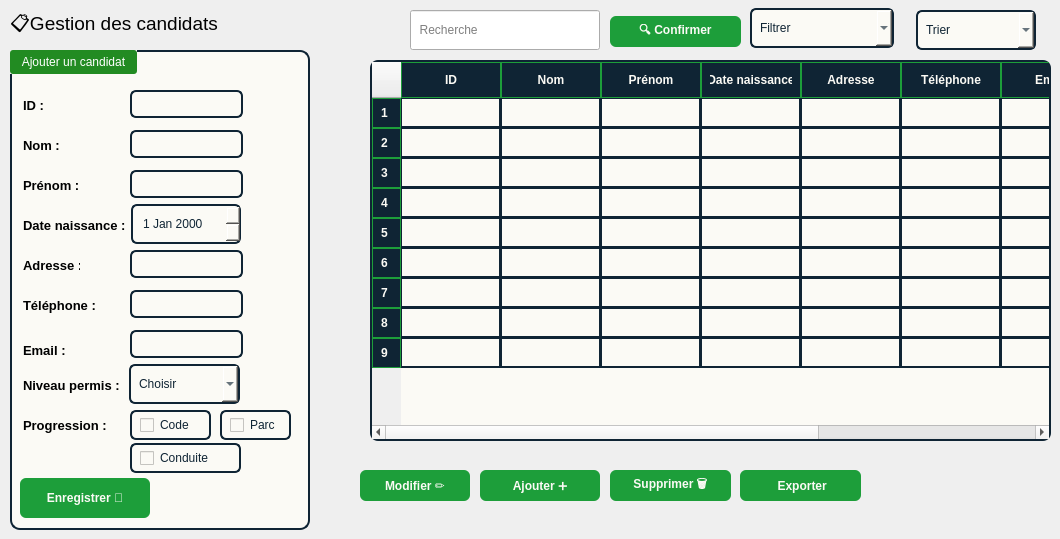
       <widget class="QWidget" name="tab_5">
        <attribute name="title">
         <string>Ajout</string>
        </attribute>
        <widget class="QPushButton" name="ajouter_c">
         <property name="geometry">
          <rect>
           <x>480</x>
           <y>470</y>
           <width>120</width>
           <height>31</height>
          </rect>
         </property>
         <property name="styleSheet">
          <string notr="true">#ajouter_c {
    background-color: #1D9E3A;
    color: #FBFAF5;
    border: none;
    border-radius: 6px;
    padding: 8px 18px;
    font-weight: bold;
}

#ajouter_c:hover {
    background-color: #30AA2C;
}

#ajouter_c:pressed {
    background-color: #239539;
}
</string>
         </property>
         <property name="text">
          <string>Ajouter ➕</string>
         </property>
        </widget>
        <widget class="QPushButton" name="conf_rech_c">
         <property name="geometry">
          <rect>
           <x>610</x>
           <y>16</y>
           <width>131</width>
           <height>31</height>
          </rect>
         </property>
         <property name="styleSheet">
          <string notr="true">#conf_rech_c {
    background-color: #1D9E3A;
    color: #FBFAF5;
    border: none;
    border-radius: 6px;
    padding: 8px 18px;
    font-weight: bold;
}

#conf_rech_c:hover {
    background-color: #30AA2C;
}

#conf_rech_c:pressed {
    background-color: #239539;
}
</string>
         </property>
         <property name="text">
          <string>🔍 Confirmer</string>
         </property>
        </widget>
        <widget class="QLabel" name="label_23">
         <property name="geometry">
          <rect>
           <x>10</x>
           <y>10</y>
           <width>301</width>
           <height>31</height>
          </rect>
         </property>
         <property name="font">
          <font>
           <pointsize>14</pointsize>
          </font>
         </property>
         <property name="styleSheet">
          <string notr="true">color: rgb(0, 0, 0);</string>
         </property>
         <property name="text">
          <string>📋Gestion des candidats</string>
         </property>
        </widget>
        <widget class="QGroupBox" name="groupBoxc">
         <property name="geometry">
          <rect>
           <x>10</x>
           <y>50</y>
           <width>300</width>
           <height>480</height>
          </rect>
         </property>
         <property name="styleSheet">
          <string notr="true">#groupBoxc {
    border: 2px solid #0F2434;
    border-radius: 10px;
    padding: 12px;
    background-color: #FBFAF5;
    box-shadow: 2px 2px 6px rgba(0,0,0,0.25);
}
#groupBoxc::title {
    subcontrol-origin: margin;
    subcontrol-position: top left;
    background-color: #228B22;
    color: white;
    padding: 5px 10px;
    border-radius: 3px;
}</string>
         </property>
         <property name="title">
          <string>Ajouter un candidat</string>
         </property>
         <widget class="QLabel" name="label_14">
          <property name="geometry">
           <rect>
            <x>10</x>
            <y>40</y>
            <width>30</width>
            <height>30</height>
           </rect>
          </property>
          <property name="styleSheet">
           <string notr="true">QLabel {
    font-weight: bold;

    padding: 6px 0px;
	color: rgb(0, 0, 0);
    font-size: 13px;
}

QLabel#titleLabel {
    font-size: 18px;
    color: #3498db;
    font-weight: bold;
    padding: 10px;
    background-color: rgba(236, 240, 241, 0.1);
    border-radius: 8px;
}</string>
          </property>
          <property name="text">
           <string>ID :</string>
          </property>
         </widget>
         <widget class="QLineEdit" name="id_c">
          <property name="geometry">
           <rect>
            <x>120</x>
            <y>40</y>
            <width>113</width>
            <height>28</height>
           </rect>
          </property>
          <property name="styleSheet">
           <string notr="true">#id_c {
    border: 2px solid #0F2434;
    border-radius: 6px;
    padding: 6px 10px;
    background-color: #FBFAF5;
    selection-background-color: #1D9E3A;
    selection-color: #FBFAF5;
}

#id_c:focus {
    border: 2px solid #1D9E3A;
}</string>
          </property>
         </widget>
         <widget class="QLabel" name="label_15">
          <property name="geometry">
           <rect>
            <x>10</x>
            <y>80</y>
            <width>40</width>
            <height>30</height>
           </rect>
          </property>
          <property name="styleSheet">
           <string notr="true">QLabel {
    font-weight: bold;

    padding: 6px 0px;
	color: rgb(0, 0, 0);
    font-size: 13px;
}

QLabel#titleLabel {
    font-size: 18px;
    color: #3498db;
    font-weight: bold;
    padding: 10px;
    background-color: rgba(236, 240, 241, 0.1);
    border-radius: 8px;
}</string>
          </property>
          <property name="text">
           <string>Nom :</string>
          </property>
         </widget>
         <widget class="QLineEdit" name="nom_c">
          <property name="geometry">
           <rect>
            <x>120</x>
            <y>80</y>
            <width>113</width>
            <height>28</height>
           </rect>
          </property>
          <property name="styleSheet">
           <string notr="true">#nom_c {
    border: 2px solid #0F2434;
    border-radius: 6px;
    padding: 6px 10px;
    background-color: #FBFAF5;
    selection-background-color: #1D9E3A;
    selection-color: #FBFAF5;
}

#nom_c:focus {
    border: 2px solid #1D9E3A;
}</string>
          </property>
         </widget>
         <widget class="QLabel" name="label_16">
          <property name="geometry">
           <rect>
            <x>10</x>
            <y>120</y>
            <width>60</width>
            <height>30</height>
           </rect>
          </property>
          <property name="styleSheet">
           <string notr="true">QLabel {
    font-weight: bold;

    padding: 6px 0px;
	color: rgb(0, 0, 0);
    font-size: 13px;
}

QLabel#titleLabel {
    font-size: 18px;
    color: #3498db;
    font-weight: bold;
    padding: 10px;
    background-color: rgba(236, 240, 241, 0.1);
    border-radius: 8px;
}</string>
          </property>
          <property name="text">
           <string>Prénom :</string>
          </property>
         </widget>
         <widget class="QLabel" name="label_17">
          <property name="geometry">
           <rect>
            <x>10</x>
            <y>160</y>
            <width>110</width>
            <height>30</height>
           </rect>
          </property>
          <property name="styleSheet">
           <string notr="true">QLabel {
    font-weight: bold;

    padding: 6px 0px;
	color: rgb(0, 0, 0);
    font-size: 13px;
}

QLabel#titleLabel {
    font-size: 18px;
    color: #3498db;
    font-weight: bold;
    padding: 10px;
    background-color: rgba(236, 240, 241, 0.1);
    border-radius: 8px;
}</string>
          </property>
          <property name="text">
           <string>Date naissance :</string>
          </property>
         </widget>
         <widget class="QLabel" name="label_18">
          <property name="geometry">
           <rect>
            <x>10</x>
            <y>200</y>
            <width>60</width>
            <height>30</height>
           </rect>
          </property>
          <property name="styleSheet">
           <string notr="true">QLabel {
    font-weight: bold;

    padding: 6px 0px;
	color: rgb(0, 0, 0);
    font-size: 13px;
}

QLabel#titleLabel {
    font-size: 18px;
    color: #3498db;
    font-weight: bold;
    padding: 10px;
    background-color: rgba(236, 240, 241, 0.1);
    border-radius: 8px;
}</string>
          </property>
          <property name="text">
           <string>Adresse :</string>
          </property>
         </widget>
         <widget class="QLabel" name="label_19">
          <property name="geometry">
           <rect>
            <x>10</x>
            <y>240</y>
            <width>100</width>
            <height>30</height>
           </rect>
          </property>
          <property name="styleSheet">
           <string notr="true">QLabel {
    font-weight: bold;

    padding: 6px 0px;
	color: rgb(0, 0, 0);
    font-size: 13px;
}

QLabel#titleLabel {
    font-size: 18px;
    color: #3498db;
    font-weight: bold;
    padding: 10px;
    background-color: rgba(236, 240, 241, 0.1);
    border-radius: 8px;
}</string>
          </property>
          <property name="text">
           <string>Téléphone :</string>
          </property>
         </widget>
         <widget class="QLabel" name="label_20">
          <property name="geometry">
           <rect>
            <x>10</x>
            <y>285</y>
            <width>100</width>
            <height>30</height>
           </rect>
          </property>
          <property name="styleSheet">
           <string notr="true">QLabel {
    font-weight: bold;

    padding: 6px 0px;
	color: rgb(0, 0, 0);
    font-size: 13px;
}

QLabel#titleLabel {
    font-size: 18px;
    color: #3498db;
    font-weight: bold;
    padding: 10px;
    background-color: rgba(236, 240, 241, 0.1);
    border-radius: 8px;
}</string>
          </property>
          <property name="text">
           <string>Email :</string>
          </property>
         </widget>
         <widget class="QLabel" name="label_21">
          <property name="geometry">
           <rect>
            <x>10</x>
            <y>320</y>
            <width>110</width>
            <height>30</height>
           </rect>
          </property>
          <property name="styleSheet">
           <string notr="true">QLabel {
    font-weight: bold;

    padding: 6px 0px;
	color: rgb(0, 0, 0);
    font-size: 13px;
}

QLabel#titleLabel {
    font-size: 18px;
    color: #3498db;
    font-weight: bold;
    padding: 10px;
    background-color: rgba(236, 240, 241, 0.1);
    border-radius: 8px;
}</string>
          </property>
          <property name="text">
           <string>Niveau permis :</string>
          </property>
         </widget>
         <widget class="QLabel" name="label_22">
          <property name="geometry">
           <rect>
            <x>10</x>
            <y>360</y>
            <width>100</width>
            <height>30</height>
           </rect>
          </property>
          <property name="styleSheet">
           <string notr="true">QLabel {
    font-weight: bold;

    padding: 6px 0px;
	color: rgb(0, 0, 0);
    font-size: 13px;
}

QLabel#titleLabel {
    font-size: 18px;
    color: #3498db;
    font-weight: bold;
    padding: 10px;
    background-color: rgba(236, 240, 241, 0.1);
    border-radius: 8px;
}</string>
          </property>
          <property name="text">
           <string>Progression :</string>
          </property>
         </widget>
         <widget class="QPushButton" name="enregistrer_c">
          <property name="geometry">
           <rect>
            <x>10</x>
            <y>428</y>
            <width>130</width>
            <height>40</height>
           </rect>
          </property>
          <property name="styleSheet">
           <string notr="true">#enregistrer_c {
    background-color: #1D9E3A;
    color: #FBFAF5;
    border: none;
    border-radius: 6px;
    padding: 8px 18px;
    font-weight: bold;
}

#enregistrer_c:hover {
    background-color: #30AA2C;
}

#enregistrer_c:pressed {
    background-color: #239539;
}
</string>
          </property>
          <property name="text">
           <string>Enregistrer 💾</string>
          </property>
         </widget>
         <widget class="QDateEdit" name="dateN_c">
          <property name="geometry">
           <rect>
            <x>121</x>
            <y>154</y>
            <width>110</width>
            <height>40</height>
           </rect>
          </property>
          <property name="styleSheet">
           <string notr="true">#dateN_c {
    border: 2px solid #0F2434;
    border-radius: 6px;
    padding: 4px 8px;
    background-color: #FBFAF5;
    color: #0F2434;
    selection-background-color: #1D9E3A;
    selection-color: #FBFAF5;
}

#dateN_c:focus {
    border: 2px solid #1D9E3A;
}

#dateN_c QAbstractItemView {
    background-color: #FBFAF5;
    selection-background-color: #1D9E3A;
    selection-color: #FBFAF5;
}
</string>
          </property>
         </widget>
         <widget class="QComboBox" name="nvpermis_c">
          <property name="geometry">
           <rect>
            <x>119</x>
            <y>314</y>
            <width>111</width>
            <height>40</height>
           </rect>
          </property>
          <property name="styleSheet">
           <string notr="true">#nvpermis_c {
    border: 2px solid #0F2434;
    border-radius: 6px;
    padding: 4px 8px;
    background-color: #FBFAF5;
    color: #0F2434;
}

#nvpermis_c:focus {
    border: 2px solid #1D9E3A;
}

#nvpermis_c QAbstractItemView {
    background-color: #FBFAF5;
    selection-background-color: #1D9E3A;
    selection-color: #FBFAF5;
}</string>
          </property>
          <item>
           <property name="text">
            <string>Choisir</string>
           </property>
          </item>
          <item>
           <property name="text">
            <string>A</string>
           </property>
          </item>
          <item>
           <property name="text">
            <string>B</string>
           </property>
          </item>
          <item>
           <property name="text">
            <string>C</string>
           </property>
          </item>
          <item>
           <property name="text">
            <string>D</string>
           </property>
          </item>
         </widget>
         <widget class="QLineEdit" name="prenom_c">
          <property name="geometry">
           <rect>
            <x>120</x>
            <y>120</y>
            <width>113</width>
            <height>28</height>
           </rect>
          </property>
          <property name="styleSheet">
           <string notr="true">#prenom_c {
    border: 2px solid #0F2434;
    border-radius: 6px;
    padding: 6px 10px;
    background-color: #FBFAF5;
    selection-background-color: #1D9E3A;
    selection-color: #FBFAF5;
}

#prenom_c:focus {
    border: 2px solid #1D9E3A;
}</string>
          </property>
         </widget>
         <widget class="QLineEdit" name="adr_c">
          <property name="geometry">
           <rect>
            <x>120</x>
            <y>200</y>
            <width>113</width>
            <height>28</height>
           </rect>
          </property>
          <property name="styleSheet">
           <string notr="true">#adr_c {
    border: 2px solid #0F2434;
    border-radius: 6px;
    padding: 6px 10px;
    background-color: #FBFAF5;
    selection-background-color: #1D9E3A;
    selection-color: #FBFAF5;
}

#adr_c:focus {
    border: 2px solid #1D9E3A;
}</string>
          </property>
         </widget>
         <widget class="QLineEdit" name="tel_c">
          <property name="geometry">
           <rect>
            <x>120</x>
            <y>240</y>
            <width>113</width>
            <height>28</height>
           </rect>
          </property>
          <property name="styleSheet">
           <string notr="true">#tel_c {
    border: 2px solid #0F2434;
    border-radius: 6px;
    padding: 6px 10px;
    background-color: #FBFAF5;
    selection-background-color: #1D9E3A;
    selection-color: #FBFAF5;
}

#tel_c:focus {
    border: 2px solid #1D9E3A;
}</string>
          </property>
         </widget>
         <widget class="QLineEdit" name="email_c">
          <property name="geometry">
           <rect>
            <x>120</x>
            <y>280</y>
            <width>113</width>
            <height>28</height>
           </rect>
          </property>
          <property name="styleSheet">
           <string notr="true">#email_c {
    border: 2px solid #0F2434;
    border-radius: 6px;
    padding: 6px 10px;
    background-color: #FBFAF5;
    selection-background-color: #1D9E3A;
    selection-color: #FBFAF5;
}

#email_c:focus {
    border: 2px solid #1D9E3A;
}</string>
          </property>
         </widget>
         <widget class="QCheckBox" name="code_c">
          <property name="geometry">
           <rect>
            <x>120</x>
            <y>360</y>
            <width>81</width>
            <height>30</height>
           </rect>
          </property>
          <property name="styleSheet">
           <string notr="true">#code_c {
    border: 2px solid #0F2434;
    border-radius: 6px;
    padding: 4px 8px;
    background-color: #FBFAF5;
    color: #0F2434;
}

#code_c:focus {
    border: 2px solid #1D9E3A;
}

#code_c QAbstractItemView {
    background-color: #FBFAF5;
    selection-background-color: #1D9E3A;
    selection-color: #FBFAF5;
}</string>
          </property>
          <property name="text">
           <string>Code</string>
          </property>
         </widget>
         <widget class="QCheckBox" name="conduite_c">
          <property name="geometry">
           <rect>
            <x>120</x>
            <y>393</y>
            <width>111</width>
            <height>30</height>
           </rect>
          </property>
          <property name="styleSheet">
           <string notr="true">#conduite_c {
    border: 2px solid #0F2434;
    border-radius: 6px;
    padding: 4px 8px;
    background-color: #FBFAF5;
    color: #0F2434;
}

#conduite_c:focus {
    border: 2px solid #1D9E3A;
}

#conduite_c QAbstractItemView {
    background-color: #FBFAF5;
    selection-background-color: #1D9E3A;
    selection-color: #FBFAF5;
}</string>
          </property>
          <property name="text">
           <string>Conduite</string>
          </property>
         </widget>
         <widget class="QCheckBox" name="parce_c">
          <property name="geometry">
           <rect>
            <x>210</x>
            <y>360</y>
            <width>71</width>
            <height>30</height>
           </rect>
          </property>
          <property name="styleSheet">
           <string notr="true">#parce_c {
    border: 2px solid #0F2434;
    border-radius: 6px;
    padding: 4px 8px;
    background-color: #FBFAF5;
    color: #0F2434;
}

#parce_c:focus {
    border: 2px solid #1D9E3A;
}

#parce_c QAbstractItemView {
    background-color: #FBFAF5;
    selection-background-color: #1D9E3A;
    selection-color: #FBFAF5;
}</string>
          </property>
          <property name="text">
           <string>Parc</string>
          </property>
         </widget>
        </widget>
        <widget class="QComboBox" name="filtrer_c">
         <property name="geometry">
          <rect>
           <x>750</x>
           <y>8</y>
           <width>144</width>
           <height>40</height>
          </rect>
         </property>
         <property name="styleSheet">
          <string notr="true">#filtrer_c {
    border: 2px solid #0F2434;
    border-radius: 6px;
    padding: 4px 8px;
    background-color: #FBFAF5;
    color: #0F2434;
}

#filtrer_c:focus {
    border: 2px solid #1D9E3A;
}

#filtrer_c QAbstractItemView {
    background-color: #FBFAF5;
    selection-background-color: #1D9E3A;
    selection-color: #FBFAF5;
}</string>
         </property>
         <item>
          <property name="text">
           <string>Filtrer</string>
          </property>
         </item>
         <item>
          <property name="text">
           <string>ID</string>
          </property>
         </item>
        </widget>
        <widget class="QComboBox" name="trier_c">
         <property name="geometry">
          <rect>
           <x>916</x>
           <y>10</y>
           <width>120</width>
           <height>40</height>
          </rect>
         </property>
         <property name="styleSheet">
          <string notr="true">#trier_c {
    border: 2px solid #0F2434;
    border-radius: 6px;
    padding: 4px 8px;
    background-color: #FBFAF5;
    color: #0F2434;
}

#trier_c:focus {
    border: 2px solid #1D9E3A;
}

#trier_c QAbstractItemView {
    background-color: #FBFAF5;
    selection-background-color: #1D9E3A;
    selection-color: #FBFAF5;
}</string>
         </property>
         <item>
          <property name="text">
           <string>Trier</string>
          </property>
         </item>
         <item>
          <property name="text">
           <string>Nom</string>
          </property>
         </item>
         <item>
          <property name="text">
           <string>Date naissance</string>
          </property>
         </item>
        </widget>
        <widget class="QPushButton" name="supp_c">
         <property name="geometry">
          <rect>
           <x>610</x>
           <y>470</y>
           <width>121</width>
           <height>31</height>
          </rect>
         </property>
         <property name="styleSheet">
          <string notr="true">#supp_c {
    background-color: #1D9E3A;
    color: #FBFAF5;
    border: none;
    border-radius: 6px;
    padding: 8px 18px;
    font-weight: bold;
}

#supp_c:hover {
    background-color: #30AA2C;
}

#supp_c:pressed {
    background-color: #239539;
}
</string>
         </property>
         <property name="text">
          <string>Supprimer 🗑️</string>
         </property>
        </widget>
        <widget class="QLineEdit" name="taper_c">
         <property name="geometry">
          <rect>
           <x>410</x>
           <y>10</y>
           <width>190</width>
           <height>40</height>
          </rect>
         </property>
         <property name="styleSheet">
          <string notr="true">#taper {
    border: 2px solid #0F2434;
    border-radius: 6px;
    padding: 6px 10px;
    background-color: #FBFAF5;
    color: #0F2434;
    selection-background-color: #1D9E3A;
    selection-color: #FBFAF5;
}

#taper:focus {
    border: 2px solid #1D9E3A;
}
</string>
         </property>
         <property name="inputMask">
          <string/>
         </property>
         <property name="placeholderText">
          <string>  Recherche</string>
         </property>
        </widget>
        <widget class="QTableWidget" name="tableWidget">
         <property name="geometry">
          <rect>
           <x>370</x>
           <y>60</y>
           <width>681</width>
           <height>381</height>
          </rect>
         </property>
         <property name="styleSheet">
          <string notr="true">/* Main table styling */
#tableWidget {
    background-color: #FBFAF5;
    border-radius: 8px;
    border: 2px solid #0F2434;
    gridline-color: #0F2434;
    alternate-background-color: #E8E8E8;
}

/* Table header styling - make columns visible */
#tableWidget QHeaderView::section {
    background-color: #0F2434;
    color: #FBFAF5;
    padding: 8px;
    border: 1px solid #1D9E3A;
    font-weight: bold;
    font-size: 12px;
}

/* Table items/cells styling */
#tableWidget::item {
    border: 1px solid #0F2434;
    padding: 8px;
    color: #0F2434;
}

/* Make sure text is visible in cells */
#tableWidget::item {
    color: #0F2434;
    background-color: #FBFAF5;
}

/* Alternate row coloring */
#tableWidget::item:alternate {
    background-color: #F0F0F0;
}

/* Hover effect on rows */
#tableWidget::item:hover {
    background-color: #E0E0E0;
    color: #0F2434;
}

/* Selected row styling */
#tableWidget::item:selected {
    background-color: #0F2434;
    color: #FBFAF5;
}

/* Ensure the table view itself has proper borders */
#tableWidget QTableView {
    gridline-color: #0F2434;
    border: 2px solid #0F2434;
}

/* Corner button styling */
#tableWidget QTableCornerButton::section {
    background-color: #0F2434;
    border: 1px solid #0F2434;
}</string>
         </property>
         <row/>
         <row/>
         <row/>
         <row/>
         <row/>
         <row/>
         <row/>
         <row/>
         <row/>
         <column>
          <property name="text">
           <string>ID</string>
          </property>
         </column>
         <column>
          <property name="text">
           <string>Nom</string>
          </property>
         </column>
         <column>
          <property name="text">
           <string>Prénom</string>
          </property>
         </column>
         <column>
          <property name="text">
           <string>Date naissance</string>
          </property>
         </column>
         <column>
          <property name="text">
           <string>Adresse</string>
          </property>
         </column>
         <column>
          <property name="text">
           <string>Téléphone</string>
          </property>
         </column>
         <column>
          <property name="text">
           <string>Email</string>
          </property>
         </column>
         <column>
          <property name="text">
           <string>Niveau permis</string>
          </property>
         </column>
         <column>
          <property name="text">
           <string>Progression</string>
          </property>
         </column>
        </widget>
        <widget class="QPushButton" name="expo_tab_c">
         <property name="geometry">
          <rect>
           <x>740</x>
           <y>470</y>
           <width>121</width>
           <height>31</height>
          </rect>
         </property>
         <property name="styleSheet">
          <string notr="true">#expo_tab_c {
    background-color: #1D9E3A;
    color: #FBFAF5;
    border: none;
    border-radius: 6px;
    padding: 8px 18px;
    font-weight: bold;
}

#expo_tab_c:hover {
    background-color: #30AA2C;
}

#expo_tab_c:pressed {
    background-color: #239539;
}
</string>
         </property>
         <property name="text">
          <string> Exporter</string>
         </property>
         <property name="icon">
          <iconset>
           <normaloff>:/res2/img/excel.png</normaloff>:/res2/img/excel.png</iconset>
         </property>
        </widget>
        <widget class="QPushButton" name="modifier_c">
         <property name="geometry">
          <rect>
           <x>360</x>
           <y>470</y>
           <width>110</width>
           <height>31</height>
          </rect>
         </property>
         <property name="styleSheet">
          <string notr="true">#modifier_c {
    background-color: #1D9E3A;
    color: #FBFAF5;
    border: none;
    border-radius: 6px;
    padding: 8px 18px;
    font-weight: bold;
}

#modifier_c:hover {
    background-color: #30AA2C;
}

#modifier_c:pressed {
    background-color: #239539;
}
</string>
         </property>
         <property name="text">
          <string>Modifier ✏️</string>
         </property>
        </widget>
       </widget>
